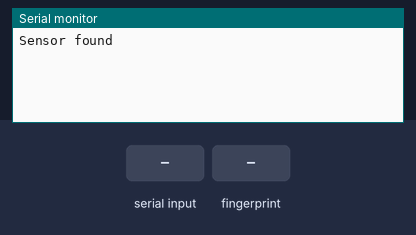
Bench run of a sketch on a simulated Arduino Uno, built with avr-gcc and run on an emulated ATmega328P. Parts: the last lines printed to the serial monitor. Inputs (shaded band) come from the test bench.

Above: at 2.2 s.
2.3 s: "E90\n" received over Serial
At 3.37 s:
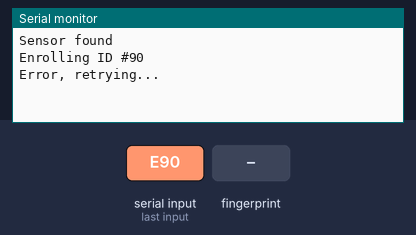
4.8 s: finger stored as number 1 placed on the sensor
At 5.4 s:
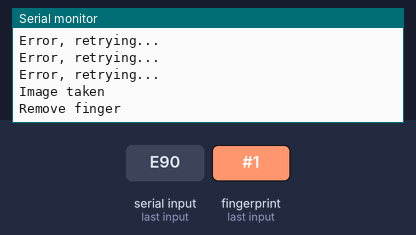
8.5 s: finger stored as number 1 placed on the sensor
At 9.6 s:
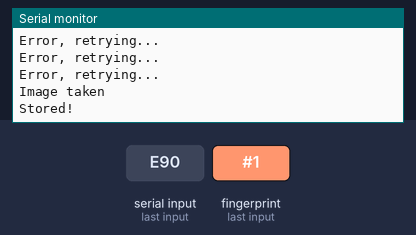
10.2 s: byte 68 ('D') received over Serial
At 12.3 s:
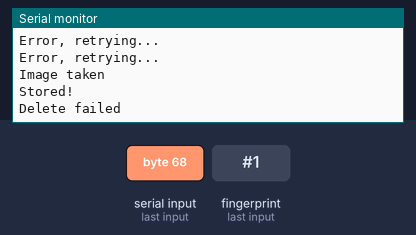
12.7 s: "E,45\n" received over Serial
At 13.77 s:
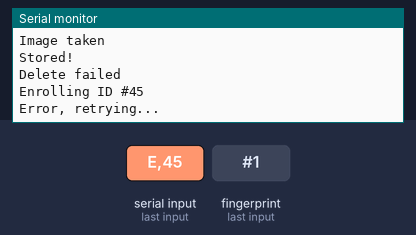

The sketch:

finger1.ino
```cpp
#include <Adafruit_Fingerprint.h>
#include <SoftwareSerial.h>

SoftwareSerial mySerial(2, 3); // RX, TX
Adafruit_Fingerprint finger = Adafruit_Fingerprint(&mySerial);

void setup() {
  Serial.begin(9600);
  finger.begin(57600);

  if (finger.verifyPassword()) {
    Serial.println("Sensor found");
  } else {
    Serial.println("Sensor not found");
    while(1);
  }
}

void loop() {
  if (Serial.available() > 0) {
    char command = Serial.read();

    if (command == 'E') { // Enroll
      enrollFingerprint();
    } else if (command == 'D') { // Delete
      deleteFingerprint();
    } else if (command == 'V') { // Verify
      verifyFingerprint();
    }
  }
}

void enrollFingerprint() {
  int id = Serial.parseInt();
  Serial.read(); // Read comma
  String name = Serial.readStringUntil('\n');

  Serial.print("Enrolling ID #");
  Serial.println(id);

  int p = -1;
  while (p != FINGERPRINT_OK) {
    p = finger.getImage();
    if (p == FINGERPRINT_OK) {
      Serial.println("Image taken");
    } else {
      Serial.println("Error, retrying...");
    }
  }

  p = finger.image2Tz(1);
  if (p != FINGERPRINT_OK) {
    Serial.println("Enroll failed: Feature error");
    return;
  }

  Serial.println("Remove finger");
  delay(2000);

  p = -1;
  while (p != FINGERPRINT_NOFINGER) {
    p = finger.getImage();
  }

  Serial.println("Place same finger again");
  p = -1;
  while (p != FINGERPRINT_OK) {
    p = finger.getImage();
    if (p == FINGERPRINT_OK) {
      Serial.println("Image taken");
    } else {
      Serial.println("Error, retrying...");
    }
  }

  p = finger.image2Tz(2);
  if (p != FINGERPRINT_OK) {
    Serial.println("Enroll failed: Feature error");
    return;
  }

  p = finger.createModel();
  if (p != FINGERPRINT_OK) {
    Serial.println("Enroll failed: Mismatch");
    return;
  }

  p = finger.storeModel(id);
  if (p != FINGERPRINT_OK) {
    Serial.println("Enroll failed: Storage error");
    return;
  }

  Serial.println("Stored!");
}

void deleteFingerprint() {
  int id = Serial.parseInt();
  if (finger.deleteModel(id)) {
    Serial.println("Deleted!");
  } else {
    Serial.println("Delete failed");
  }
}

void verifyFingerprint() {
  int p = finger.getImage();
  if (p != FINGERPRINT_OK) return;

  p = finger.image2Tz();
  if (p != FINGERPRINT_OK) return;

  p = finger.fingerSearch();
  if (p == FINGERPRINT_OK) {
    Serial.print("ID:");
    Serial.println(finger.fingerID);
  } else {
    Serial.println("No match");
  }
}
```

Measured:
- after the input at 2.3 s, the serial monitor: prints a new line after 1.0 s (image 1)
- after the input at 4.8 s, the serial monitor: prints a new line at once (image 2)
- after the input at 8.5 s, the serial monitor: prints a new line at once (image 3)
- after the input at 10.2 s, the serial monitor: prints a new line after 1.0 s (image 4)
- after the input at 12.7 s, the serial monitor: prints a new line after 1.0 s (image 5)
